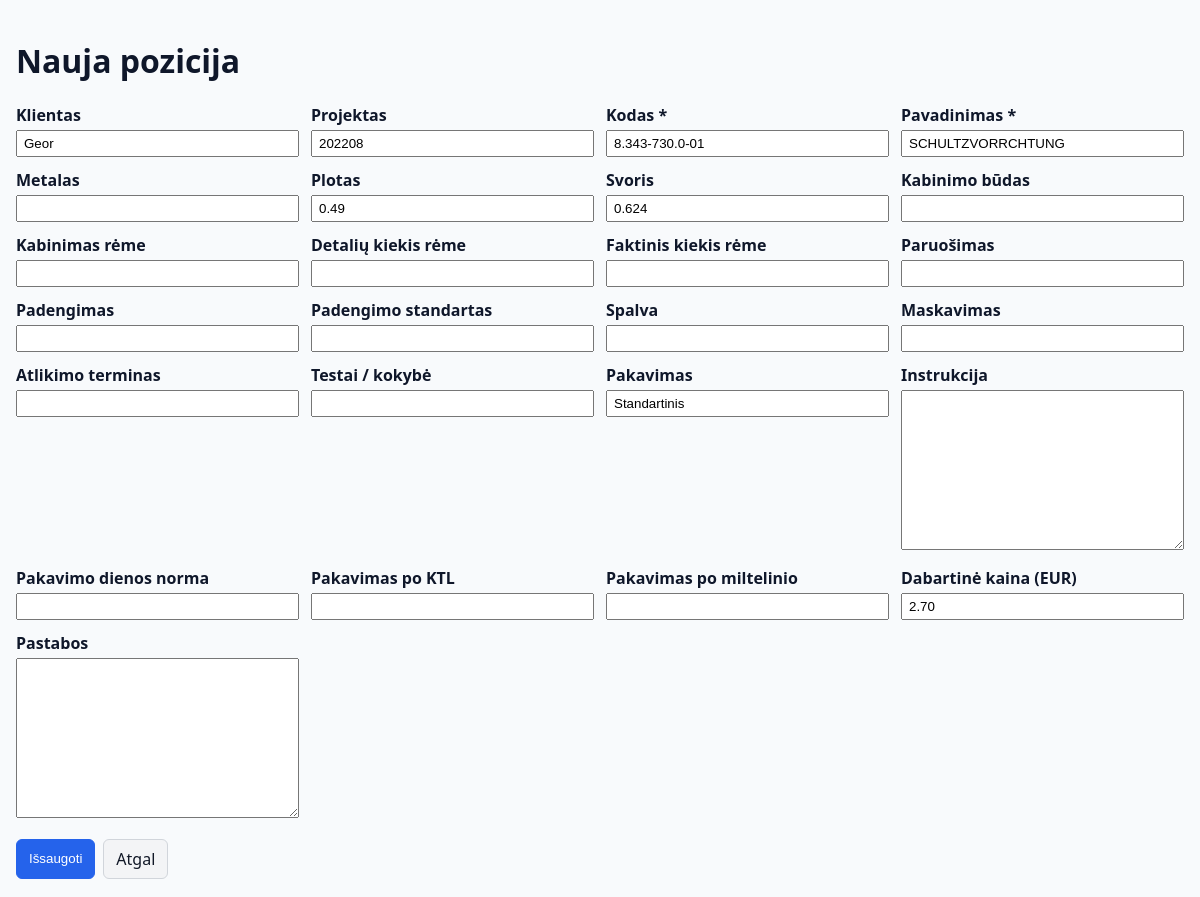
The app's page /pozicijos/46/redaguoti/ with its own data.
### pozicijos/models.py (models this page shows, shortened)
class Pozicija(models.Model):
    klientas = models.CharField("Klientas", max_length=255, null=True, blank=True)
    projektas = models.CharField("Projektas", max_length=255, null=True, blank=True)
    poz_kodas = models.CharField("Kodas", max_length=100)
    poz_pavad = models.CharField("Pavadinimas", max_length=255)
    metalas = models.CharField("Metalas", max_length=120, null=True, blank=True)
    plotas = models.DecimalField("Plotas", max_digits=10, decimal_places=2, null=True, blank=True)
    svoris = models.DecimalField("Svoris", max_digits=10, decimal_places=3, null=True, blank=True)
    kabinimo_budas = models.CharField("Kabinimo būdas", max_length=120, null=True, blank=True)
    kabinimas_reme = models.CharField("Kabinimas rėme", max_length=120, null=True, blank=True)
    detaliu_kiekis_reme = models.IntegerField("Detalių kiekis rėme", null=True, blank=True)
    faktinis_kiekis_reme = models.IntegerField("Faktinis kiekis rėme", null=True, blank=True)
    paruosimas = models.CharField("Paruošimas", max_length=200, null=True, blank=True)
    padengimas = models.CharField("Padengimas", max_length=200, null=True, blank=True)
    padengimo_standartas = models.CharField("Padengimo standartas", max_length=200, null=True, blank=True)
    spalva = models.CharField("Spalva", max_length=120, null=True, blank=True)
    maskavimas = models.CharField("Maskavimas", max_length=200, null=True, blank=True)
    atlikimo_terminas = models.DateField("Atlikimo terminas", null=True, blank=True)
    testai_kokybe = models.CharField("Testai / kokybė", max_length=255, null=True, blank=True)
    pakavimas = models.CharField("Pakavimas", max_length=255, null=True, blank=True)
    instrukcija = models.TextField("Instrukcija", null=True, blank=True)
    pakavimo_dienos_norma = models.CharField("Pakavimo dienos norma", max_length=120, null=True, blank=True)
    pak_po_ktl = models.CharField("Pakavimas po KTL", max_length=255, null=True, blank=True)
    pak_po_milt = models.CharField("Pakavimas po miltelinio", max_length=255, null=True, blank=True)
    kaina_eur = models.DecimalField("Dabartinė kaina (EUR)", max_digits=12, decimal_places=2, null=True, blank=True)
    pastabos = models.TextField("Pastabos", null=True, blank=True)
    created = models.DateTimeField("Sukurta", auto_now_add=True, null=True, blank=True)
    updated = models.DateTimeField("Atnaujinta", auto_now=True, null=True, blank=True)
    class Meta:
        ordering = ["-created", "-id"]
        verbose_name = "Pozicija"
        verbose_name_plural = "Pozicijos"

### pozicijos/views.py (the view)
# urls.py: path("<int:pk>/redaguoti/", views.pozicija_edit, name="edit"),
def pozicija_edit(request, pk):
    poz = get_object_or_404(Pozicija, pk=pk)
    if request.method == "POST":
        form = PozicijaForm(request.POST, request.FILES, instance=poz)
        if form.is_valid():
            form.save()
            return redirect("pozicijos:detail", pk=poz.pk)
    else:
        form = PozicijaForm(instance=poz)
    return render(request, "pozicijos/form.html", {"form": form, "pozicija": poz})

### pozicijos/forms.py (shortened to what this page needs)
class PozicijaForm(forms.ModelForm):
    class Meta:
        model = Pozicija
        fields = [
            "klientas",
            "projektas",
            "poz_kodas",
            "poz_pavad",
            "metalas",
            "plotas",
            "svoris",
            "kabinimo_budas",
            "kabinimas_reme",
            "detaliu_kiekis_reme",
            "faktinis_kiekis_reme",
            "paruosimas",
            "padengimas",
            "padengimo_standartas",
            "spalva",
            "maskavimas",
            "atlikimo_terminas",
            "testai_kokybe",
            "pakavimas",
            "instrukcija",
            "pakavimo_dienos_norma",
            "pak_po_ktl",
            "pak_po_milt",
            "kaina_eur",
            "pastabos",
        ]
    widgets = {
        "atlikimo_terminas": forms.DateInput(attrs={"type": "date"}),
    }

### pozicijos/templates/pozicijos/form.html (shortened to what this page needs)
{% extends "base.html" %}
{% load static %}
{% block content %}
<h1>{% if object %}Redaguoti poziciją{% else %}Nauja pozicija{% endif %}</h1>
<form method="post">
  <div class="form-grid">
    {% for field in form %}
      <div class="form-group">
        <label for="{{ field.id_for_label }}">
          {{ field.label }}{% if field.field.required %} *{% endif %}
        </label>
        {{ field }}
      </div>
    {% endfor %}
  </div>
  <div class="form-actions">
    <button type="submit" class="btn btn-primary">Išsaugoti</button>
    <a href="{% url 'pozicijos:list' %}" class="btn btn-secondary">Atgal</a>
  </div>
</form>
{% endblock %}

### templates/base.html (style rules this page uses)
:root { --app-header-offset: 0px; }
body { margin:0; font-family:system-ui,-apple-system,Segoe UI,Roboto,Ubuntu,"Helvetica Neue",Arial,"Noto Sans","Liberation Sans",sans-serif; background:#f8fafc; color:#0f172a; }
a.btn,button.btn { display:inline-block;padding:8px 12px;border-radius:6px; border:1px solid #2563eb;background:#2563eb;color:#fff; text-decoration:none;cursor:pointer }
a.btn-secondary,button.btn-secondary { background:#f3f4f6;color:#111827;border-color:#d1d5db }

### pozicijos/templates/pozicijos/form.html (style rules this page uses)
.form-grid { display: grid; grid-template-columns: repeat(auto-fit, minmax(230px, 1fr)); gap: 12px; margin-bottom: 1rem; }
.form-group label { display: block; font-weight: 600; margin-bottom: 4px; }
.form-group input, .form-group select, .form-group textarea { width: 100%; box-sizing: border-box; padding: 4px 6px; }
.form-actions { display: flex; gap: 8px; }

### records on screen
Pozicija: form "Geor" "202208" "8.343-730.0-01" "SCHULTZVORRCHTUNG" "0.49" "0.624" "Standartinis" "2.70"

### other values on screen
{{ field.label }} "Klientas" "Projektas" "Kodas" "Pavadinimas" "Metalas" "Plotas" "Svoris" "Kabinimo būdas" "Kabinimas rėme" "Detalių kiekis rėme" "Faktinis kiekis rėme" "Paruošimas" "Padengimas" "Padengimo standartas" "Spalva" "Maskavimas" "Atlikimo terminas" "Testai / kokybė" "Pakavimas" "Instrukcija" "Pakavimo dienos norma" "Pakavimas po KTL" "Pakavimas po miltelinio" "Dabartinė kaina (EUR)" "Pastabos"
